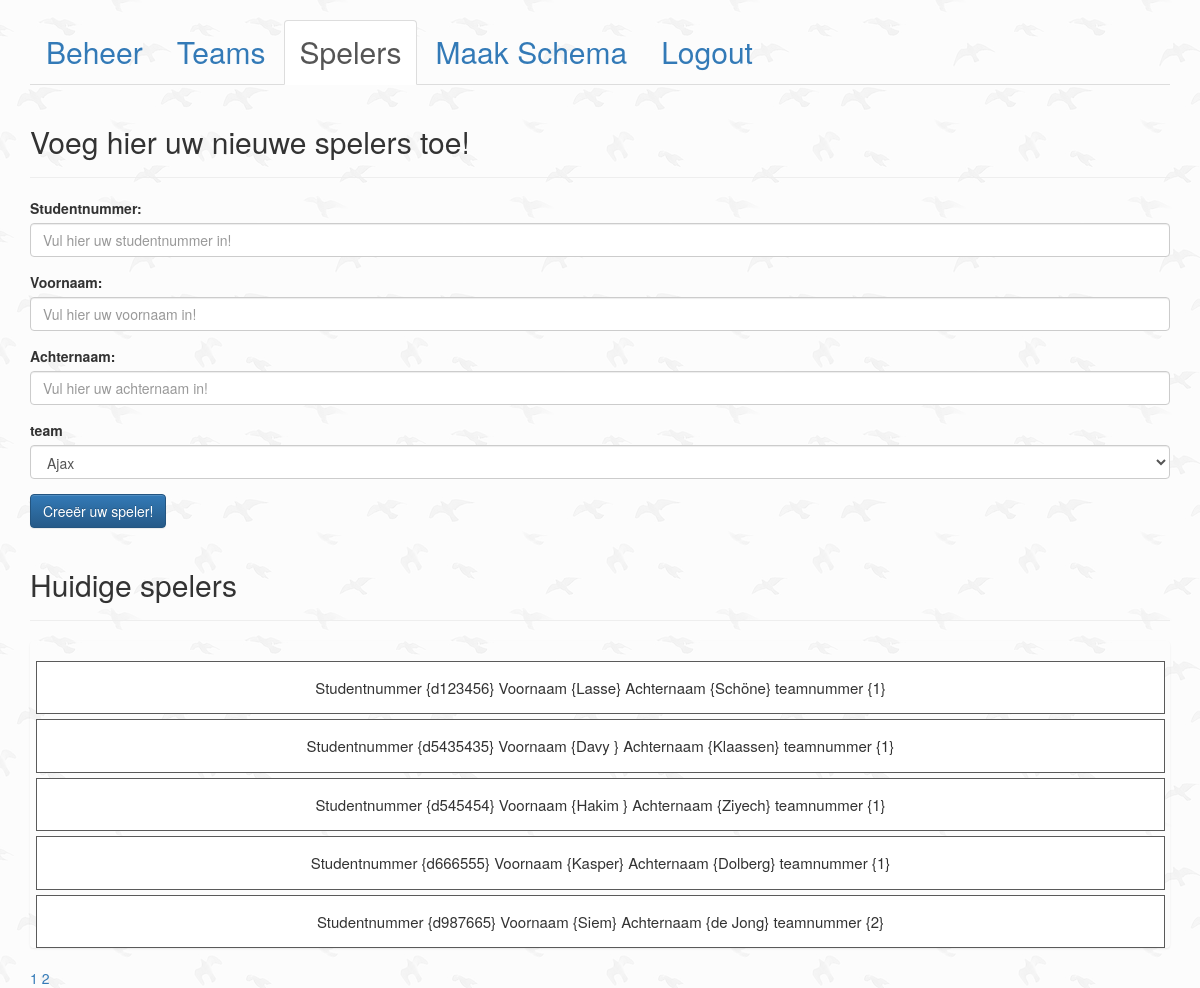
Page /public/createPlayer.php (signed in) on the earlier database version.
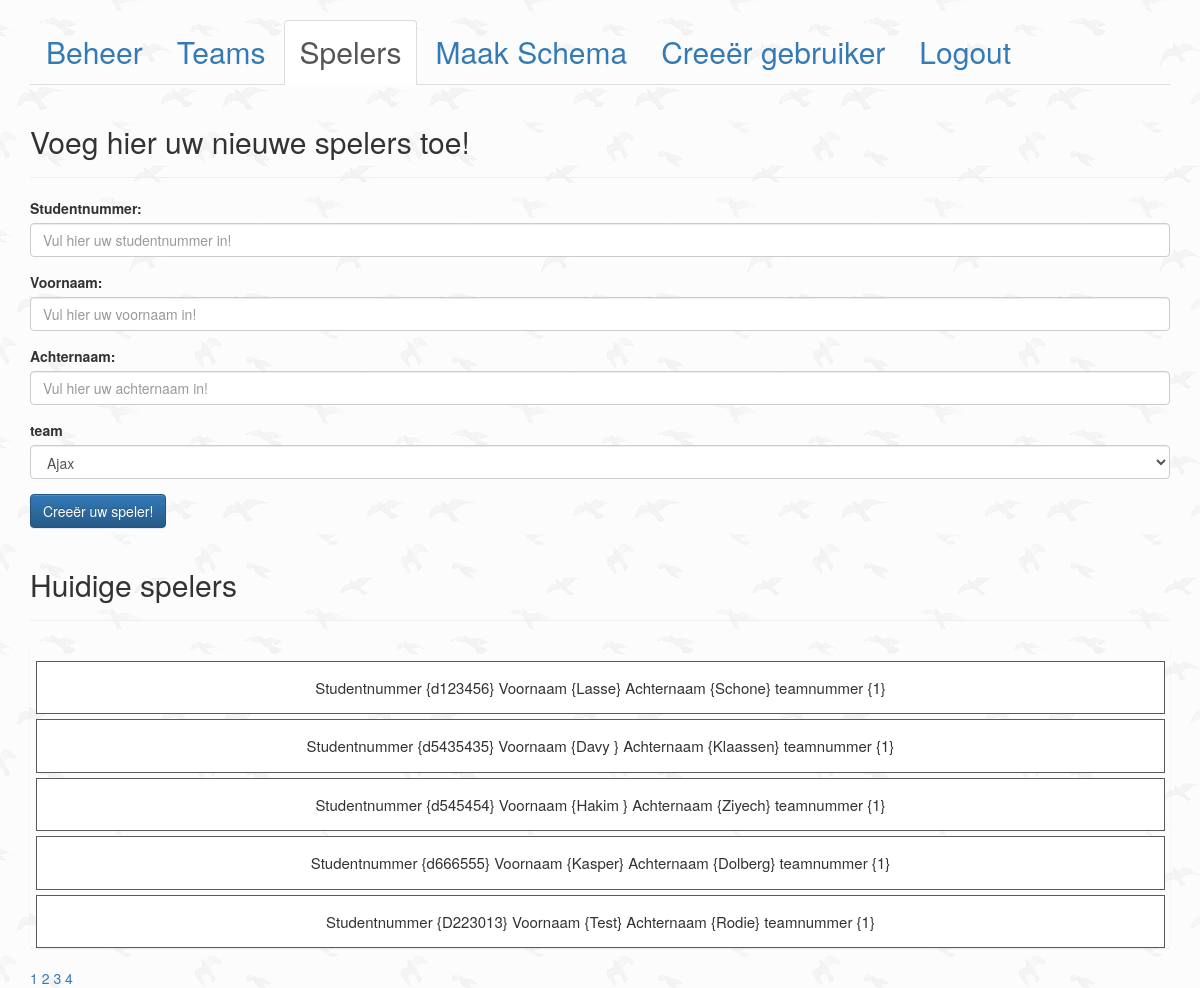
Same page on the later database version.
### tables this page shows
CREATE TABLE `tbl_players` (
  `id` int(11) UNSIGNED NOT NULL,
  `student_id` varchar(10) NOT NULL,
  `team_id` int(11) UNSIGNED NOT NULL,
  `first_name` varchar(255) NOT NULL,
  `last_name` varchar(255) NOT NULL,
  `created_at` datetime NOT NULL DEFAULT CURRENT_TIMESTAMP,
  `deleted_at` datetime DEFAULT NULL
);

### public/createPlayer.php (the view, shortened to what this page needs)
<?php
require ('header.php');
require ('../app/database.php');
?>
    <ul class="nav nav-tabs">
        <li role="presentation"><a href="beheer.php">Beheer</a></li>
        <li role="presentation"><a href="createTeam.php">Teams</a></li>
        <li role="presentation" class="active"><a href="createPlayer.php">Spelers</a></li>
        <li role="presentation"><a href="createGame.php">Maak Schema</a></li>
        <?php
        if ( $_SESSION['adminLevel'] == "2" ) {
            echo "
                        <li role=\"presentation\"><a href=\"createUser.php\">Creeër gebruiker</a></li>
                ";
        }
        ?>
        <li role="presentation"><a href="logout.php">Logout</a></li>
    </ul>
    <header class="page-header">
        <h2>Voeg hier uw nieuwe spelers toe!</h2>
    </header>
<section>
    <form action="../app/player_manager.php" method="POST" enctype="multipart/form-data">
        <div class="form-group">
            <label for="studentnummer">Studentnummer:</label>
            <input type="text" class="form-control" name="studentnummer" placeholder="Vul hier uw studentnummer in!">
        </div>
        <div class="form-group">
            <label for="voornaam">Voornaam:</label>
            <input type="text" class="form-control" name="voornaam" placeholder="Vul hier uw voornaam in!">
        </div>
        <div class="form-group">
            <label for="achternaam">Achternaam:</label>
            <input type="text" class="form-control" name="achternaam" placeholder="Vul hier uw achternaam in!">
        </div>
        <?php
        $teamsPlayers = $db_conn->prepare( "SELECT * FROM tbl_teams");
        $teamsPlayers->execute();
        $teamsPlayers = $teamsPlayers->fetchAll(PDO::FETCH_ASSOC);
        ?>
            <div class="form-group">
                <label for="teamnummer">team</label>
                <select  class="form-control" name="teamnummer">
                    <?php
                    foreach ($teamsPlayers as $teamsPlayer)
                    {
                      echo "<option value=".$teamsPlayer['id'].">
                            <p>".$teamsPlayer['name']."</p>
                            </option>";
                    }
                    ?>
                </select>
            </div>
            <div class="form-group">
            <input type="submit" value="Creeër uw speler!" class="btn btn-primary" name="register">
        </div>
    </form>
    <header class="page-header">
        <h2>Huidige spelers</h2>
    </header>
    <?php
    $page = isset($_GET['page'])?(int)$_GET['page'] : 1;
    $perPage = isset($_GET['per-page'])&& $_GET['per-page'] <=5 ?(int)$_GET['per-page'] : 5;
    $start = ($page > 1) ? ($page * $perPage) - $perPage : 0;
    $players = $db_conn->prepare ("SELECT SQL_CALC_FOUND_ROWS * FROM tbl_players ORDER BY team_id ASC LIMIT {$start},{$perPage}");
    $players->execute();
    $players = $players->fetchAll(PDO::FETCH_ASSOC);
    $total = $db_conn->query("SELECT FOUND_ROWS() as total")->fetch()['total'];
    $pages = ceil($total /$perPage);
    ?>
    <ul class="list-group">
        <?php
        foreach ($players as $player)
        {
            echo "<ul class=\"agenda-item\">
                          <form action=\"../app/adjust_form.php\" method='\"POST\"'>
                          <input type=\"hidden\" name=\"adjust\" value=\"{$player['id']}\">
                          <input class=\"adjust\" type=\"submit\" value=\"adjust\">
                             </form>
                          <li>Studentnummer {{$player['student_id']}}   Voornaam {{$player['first_name']}} Achternaam {{$player['last_name']}}
                          teamnummer {{$player['team_id']}}</li>
                          <form action=\"../app/delete_manager.php\" method='\"POST\"'>
                          <input type=\"hidden\" name=\"delete\" value=\"{$player['id']}\">
                          <input class=\"delete\" type=\"submit\" value=\"delete\">
                          </form>
                          </ul>";
        }
        ?>
    </ul>
    <div class="pagenation">
<?php  for ($x =1; $x <= $pages; $x++) :?>
    <a href="?page=<?php echo $x; ?>&per-page=<?php echo $perPage ?>"><?php  echo $x; ?></a>
<?php endfor; ?>
    </div>
</section>
<?php
 require ('footer.php');
?>

### public/header.php (shortened to what this page needs)
<!doctype html>
<html lang="en">
<head>
    <link rel="stylesheet" href="../css/main.css">
    <link rel="stylesheet" href="https://maxcdn.bootstrapcdn.com/bootstrap/3.3.7/css/bootstrap.min.css"
>
    <link rel="stylesheet" href="https://maxcdn.bootstrapcdn.com/bootstrap/3.3.7/css/bootstrap-theme.min.css"
>
</head>
<body>
    <div class="container">

### public/footer.php (shortened to what this page needs)
        </div>
    </body>
</html>

### css/main.css (style rules this page uses)
ul { padding-top: 20px; list-style-type: none; }
.nav-tabs li { font-size: 30px; }
li { font-size: 15px; }
body { background: url("../img/bg.png"); }
a { color: red; }
.agenda-item { padding: 15px; border: 1px solid rgb(90, 90, 90); margin: 0 5px 5px 6px; background: #FFF; position: relative; text-align: center; }

Differences in the rows shown:
no longer on this page (row unchanged): tbl_players: student "d987665", first_name "Siem", last_name "de Jong", team "2"
changed tbl_players "Lasse": last_name "Schöne" → "Schone"
added tbl_players: student "D223013", first_name "Test", last_name "Rodie", team "1"
Other differences:
text now shown: "Creeër gebruiker"
new list line: "3"
new list line: "4"
